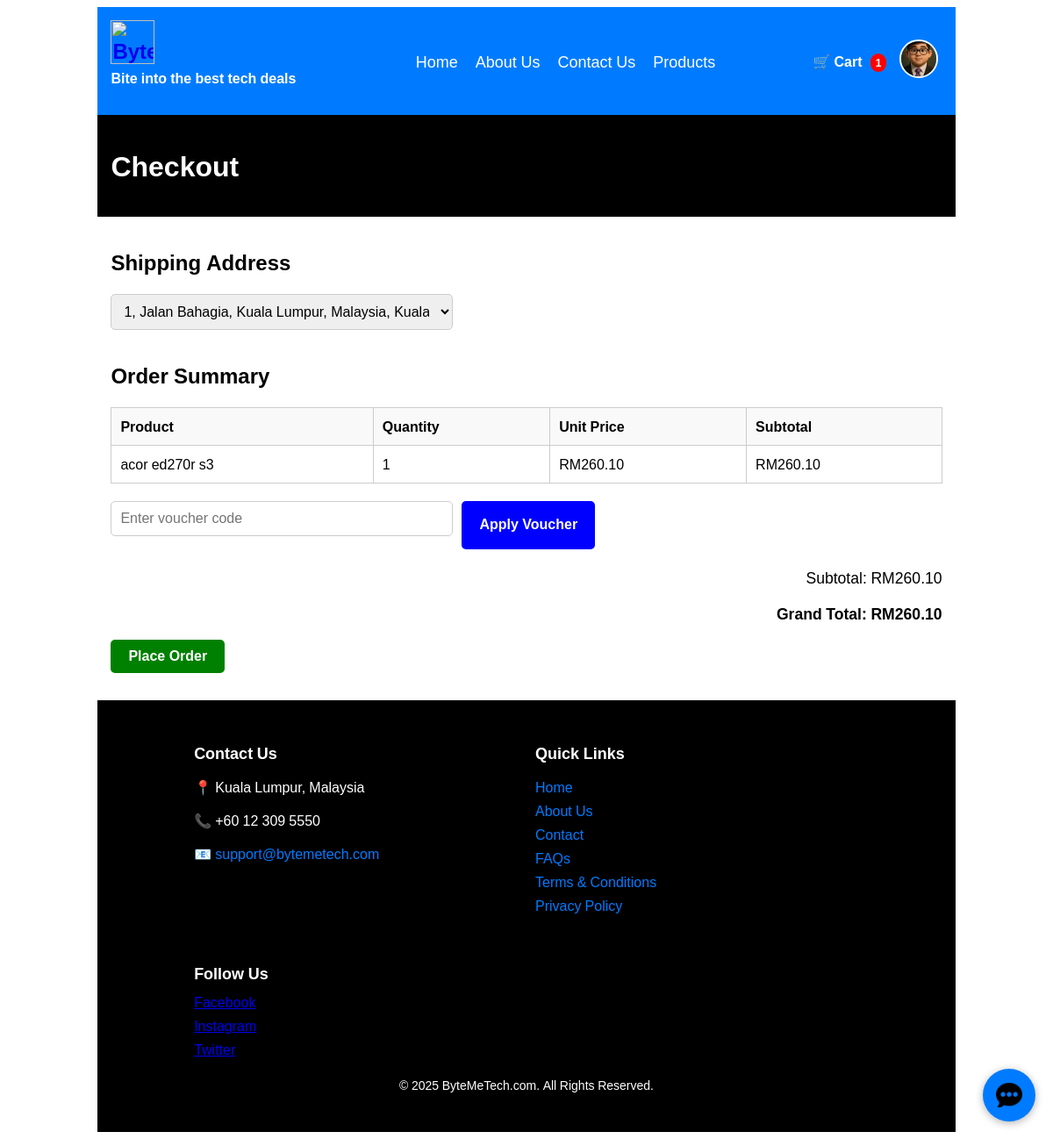
The app's page /page/checkout.php (signed in) with its own data.
### tables this page shows
CREATE TABLE `users` (
  `UID` int(11) NOT NULL,
  `USERNAME` varchar(50) NOT NULL,
  `FIRSTNAME` varchar(255) DEFAULT NULL,
  `LASTNAME` varchar(255) DEFAULT NULL,
  `GENDER` varchar(255) DEFAULT NULL,
  `EMAIL` varchar(255) DEFAULT NULL,
  `BIRTHDATE` date DEFAULT NULL,
  `PASSWORD` varchar(255) NOT NULL,
  `CREATED` datetime DEFAULT current_timestamp(),
  `LAST_LOGGEDIN` datetime DEFAULT NULL,
  `VERIFIED` tinyint(1) DEFAULT 0,
  `REMEMBER_ME_TOKEN` varchar(255) DEFAULT NULL,
  `PROFILE_PICTURE` varchar(255) DEFAULT '../images/default-profile.png'
);

CREATE TABLE `cart` (
  `CID` int(11) NOT NULL,
  `UID` int(11) NOT NULL,
  `PID` int(11) NOT NULL,
  `QUANTITY` int(11) DEFAULT 1,
  `CREATED_AT` timestamp NOT NULL DEFAULT current_timestamp(),
  `UPDATED_AT` timestamp NOT NULL DEFAULT current_timestamp() ON UPDATE current_timestamp()
);

CREATE TABLE `products` (
  `PID` int(11) NOT NULL,
  `PRODUCT_NAME` varchar(255) DEFAULT NULL,
  `PRODUCT_PRICE_REGULAR` decimal(10,2) DEFAULT NULL,
  `PRODUCT_PRICE_SALE` decimal(10,2) DEFAULT NULL,
  `PRODUCT_CATEGORY` varchar(255) DEFAULT NULL,
  `PRODUCT_SKU` varchar(255) DEFAULT NULL,
  `PRODUCT_STOCK_STATUS` varchar(255) DEFAULT NULL,
  `PRODUCT_SOLD_INDIVIDUALLY` tinyint(1) DEFAULT NULL,
  `PRODUCT_QUANTITY` int(11) DEFAULT NULL,
  `PRODUCT_BACKORDER` int(11) DEFAULT NULL,
  `PRODUCT_STOCK_ALERT` int(11) DEFAULT NULL,
  `PRODUCT_WEIGHT` decimal(10,2) DEFAULT NULL,
  `PRODUCT_DIMENSION_LENGTH` decimal(10,2) DEFAULT NULL,
  `PRODUCT_DIMENSION_WIDTH` decimal(10,2) DEFAULT NULL,
  `PRODUCT_DIMENSION_HEIGHT` decimal(10,2) DEFAULT NULL,
  `PRODUCT_UPSELLS` int(11) DEFAULT NULL,
  `PRODUCT_CROSS_SELLS` int(11) DEFAULT NULL,
  `PRODUCT_ATTRIBUTES` text DEFAULT NULL,
  `PRODUCT_IMAGE_PATH` text DEFAULT NULL,
  `PRODUCT_LIKES` int(11) DEFAULT 0,
  `PRODUCT_DESCRIPTION` text DEFAULT NULL,
  `PRODUCT_STATUS` varchar(255) DEFAULT NULL
);

### page/checkout.php (the view, shortened to what this page needs)
<?php
require_once "../includes/config.php";
$uid = $_SESSION["user_id"];
$stmt = $pdo->prepare("
    SELECT a.*, s.STATE_NAME, c.COUNTRY_NAME
    FROM Address a
    JOIN States s ON a.STATE_ID = s.STATE_ID
    JOIN Countries c ON a.COUNTRY_ID = c.COUNTRY_ID
    WHERE a.UID = :uid
");
$stmt->execute(["uid" => $uid]);
$addresses = $stmt->fetchAll();
$cart_items = [];
if (isset($_SESSION["buy_now"])) {
    $pid = (int) $_SESSION["buy_now"]["pid"];
    $qty = (int) $_SESSION["buy_now"]["qty"];
    $stmt = $pdo->prepare("SELECT * FROM products WHERE PID = :pid");
    $stmt->execute(["pid" => $pid]);
    $product = $stmt->fetch();
    if ($product) {
        $product["QUANTITY"] = $qty;
        $cart_items[] = $product;
    }
} else {
    $stmt = $pdo->prepare("
        SELECT c.*, p.PRODUCT_NAME, p.PRODUCT_PRICE_SALE, p.PRODUCT_PRICE_REGULAR
        FROM cart c
        JOIN products p ON c.PID = p.PID
        WHERE c.UID = :uid
    ");
    $stmt->execute(["uid" => $uid]);
    $cart_items = $stmt->fetchAll();
}
include "../includes/headers.php";
?>
<!DOCTYPE html>
<html lang="en">
<head>
</head>
<body class="bg-light">
<?php include "../includes/navbar.php"; ?>
<div class="container bg-dark">
    <h1 class="white-text">Checkout</h1>
</div>
<div class="container">
    <h2>Shipping Address</h2>
    <form method="post" action="place-order.php">
        <select name="address_id" class="input-field" required>
            <?php foreach ($addresses as $addr): ?>
                <option value="<?= $addr["ADDID"] ?>">
                    <?= htmlspecialchars("{$addr["UNIT_NUMBER"]}, {$addr["STREET"]}, {$addr["CITY"]}, {$addr["STATE_NAME"]}, {$addr["COUNTRY_NAME"]}") ?>
                </option>
            <?php endforeach; ?>
        </select>
        <h2>Order Summary</h2>
        <table>
            <thead>
                <tr>
                    <th>Product</th>
                    <th>Quantity</th>
                    <th>Unit Price</th>
                    <th>Subtotal</th>
                </tr>
            </thead>
            <tbody>
            <?php
            $total = 0;
            foreach ($cart_items as $item):
                $price = $item["PRODUCT_PRICE_SALE"] > 0 ? $item["PRODUCT_PRICE_SALE"] : $item["PRODUCT_PRICE_REGULAR"];
                $subtotal = $price * $item["QUANTITY"];
                $total += $subtotal;
            ?>
                <tr>
                    <td><?= htmlspecialchars($item["PRODUCT_NAME"]) ?></td>
                    <td><?= $item["QUANTITY"] ?></td>
                    <td>RM<?= number_format($price, 2) ?></td>
                    <td>RM<?= number_format($subtotal, 2) ?></td>
                </tr>
            <?php endforeach; ?>
            </tbody>
        </table>
        <div class="voucher-box">
            <?php if (!isset($_SESSION["voucher_code"])): ?>
                <input type="text" name="voucher_code" class="input-field" placeholder="Enter voucher code">
                <button type="submit" formaction="validate-voucher.php" class="btn btn-blue">Apply Voucher</button>
            <?php else: ?>
                <p>Voucher <strong><?= htmlspecialchars($_SESSION["voucher_code"]) ?></strong> applied. Discount: <strong>RM<?= number_format($_SESSION["voucher_discount"], 2) ?></strong></p>
                <a href="cancel-voucher.php" class="btn btn-red">Cancel Voucher</a>
            <?php endif; ?>
        </div>
        <div class="summary">
            <p>Subtotal: RM<?= number_format($total, 2) ?></p>
            <?php if (isset($_SESSION["voucher_discount"])): ?>
                <p>Discount: RM<?= number_format($_SESSION["voucher_discount"], 2) ?></p>
                <p><strong>Grand Total: RM<?= number_format($total - $_SESSION["voucher_discount"], 2) ?></strong></p>
                <input type="hidden" name="grand_total" value="<?= number_format($total - $_SESSION["voucher_discount"], 2, '.', '') ?>">
            <?php else: ?>
                <p><strong>Grand Total: RM<?= number_format($total, 2) ?></strong></p>
            <?php endif; ?>
        </div>
        <button type="submit" class="btn btn-green">Place Order</button>
    </form>
</div>
<?php include "../includes/footer.php"; ?>
</body>
</html>

### includes/navbar.php (shortened to what this page needs)
<?php
require_once "../includes/config.php";
$default_profile = "../images/default-profile.png";
$profile_picture = $default_profile;
if (isset($_SESSION['role']) && $_SESSION['role'] === 'admin') {
    $profile_picture = $default_profile;
} elseif (isset($_SESSION['role']) && $_SESSION['role'] === 'user') {
    $stmt = $pdo->prepare("SELECT PROFILE_PICTURE FROM users WHERE UID = :uid");
    $stmt->bindParam(":uid", $_SESSION["user_id"], PDO::PARAM_INT);
    $stmt->execute();
    $user = $stmt->fetch();
    if (!empty($user["PROFILE_PICTURE"])) {
        $profile_picture = $user["PROFILE_PICTURE"];
    }
}
?>
<?php
$cart_count = 0;
if (isset($_SESSION['user_id']) && $_SESSION['role'] === 'user') {
    $stmt = $pdo->prepare("SELECT SUM(QUANTITY) AS total FROM cart WHERE UID = ?");
    $stmt->execute([$_SESSION['user_id']]);
    $cart_count = $stmt->fetchColumn() ?? 0;
}
?>
<nav class="container navbar">
    <div class="logo">
        <a href="index.php">
            <img src="../images/ByteMe-Logo.png" alt="ByteMeTech Logo">
        </a>
        <p class="tagline white-text">Bite into the best tech deals</p>
    </div>
    <ul class="nav-links">
        <?php if (isset($_SESSION['role']) && $_SESSION['role'] === 'admin'): ?>
            <li><a href="admin-dashboard.php">Admin Dashboard</a></li>
            <li><a href="manage-users.php">Manage Users</a></li>
            <li><a href="manage-products.php">Manage Products</a></li>
            <li><a href="orders.php">Orders</a></li>
        <?php elseif (isset($_SESSION['role']) && $_SESSION['role'] === 'user'): ?>
            <li><a href="welcome.php">Home</a></li>
            <li><a href="about.php">About Us</a></li>
            <li><a href="contact.php">Contact Us</a></li>
            <li><a href="product.php">Products</a></li>
        <?php endif; ?>
    </ul>
    <div class="navbar-right">
        <?php if (isset($_SESSION['role']) && $_SESSION['role'] === 'user'): ?>
            <a href="cart.php" class="cart-link">
                🛒 Cart <span class="cart-count"><?= $cart_count ?></span>
            </a>
        <?php endif; ?>
        <?php if (isset($_SESSION['role'])): ?>
            <div class="profile-section">
                <img src="<?= htmlspecialchars($profile_picture) ?>?t=<?= time(); ?>"
                     class="profile-icon" id="profile-icon" alt="Profile">
            </div>
        <?php else: ?>
            <a href="login.php" class="btn btn-blue">Login</a>
        <?php endif; ?>
    </div>
</nav>
<div>
    <div id="chat-bubble">
        <img src="../images/chat-icon.png" alt="Chat" />
    </div>
</div>

### css/style.css (style rules this page uses)
body { font-family: "Noto Sans Georgian", sans-serif; }
.container { width: 80%; max-width: 1200px; margin: auto; padding: 15px; }
.white-text { color: white; }
.bg-dark { background-color: black; color: white; }
.btn { display: inline-block; padding: 10px 20px; border: none; cursor: pointer; text-decoration: none; font-size: 16px; border-radius: 5px; font-weight: bold; }
.btn-blue { background-color: blue; color: white; }
.btn-green { background-color: green; color: white; }
.navbar { background-color: #007bff; display: flex; justify-content: space-between; align-items: center; position: relative; }
.tagline { font-size: 16px; color: white; font-weight: bold; text-align: center; margin-top: 5px; }
.navbar .logo { font-size: 24px; color: white; font-weight: bold; }
.navbar .logo img { height: 50px; max-width: 200px; }
.nav-links { list-style: none; display: flex; gap: 20px; }
.nav-links li { display: inline; }
.nav-links a { color: white; text-decoration: none; font-size: 18px; }
.navbar-right { display: flex; align-items: center; gap: 15px; }
.input-field { width: 100%; padding: 10px; max-width: 390px; margin-bottom: 15px; border: 1px solid #ccc; border-radius: 5px; font-size: 16px; box-sizing:border-box }
.profile-icon { width: 40px; height: 40px; border-radius: 50%; cursor: pointer; border: 2px solid #fff; object-fit: cover; }
.cart-link { display: inline-block; margin-left: 15px; color: white; text-decoration: none; position: relative; font-weight: bold; }
.cart-count { background: red; color: white; font-size: 12px; padding: 2px 6px; border-radius: 12px; margin-left: 5px; }
#chat-bubble { position: fixed; bottom: 20px; right: 20px; background: #007bff; border-radius: 50%; width: 60px; height: 60px; cursor: pointer; box-shadow: 0 2px 10px rgba(0,0,0,0.3); display: flex; justify-content: center; align-items: center; z-index: 999; }
#chat-bubble img { width: 30px; }

### page/checkout.php (style rules this page uses)
table { width: 100%; border-collapse: collapse; margin-top: 20px; }
table th, table td { border: 1px solid #ccc; padding: 10px; text-align: left; }
table th { background-color: #f9f9f9; }
.summary { text-align: right; margin-top: 20px; font-size: 1.1em; }
.voucher-box { display: flex; gap: 10px; margin-top: 20px; }
.voucher-box input[type="text"] { flex: 1; }

### records on screen
users: PROFILE_PICTURE (picture)
cart: PID.PRODUCT_NAME "acor ed270r s3", QUANTITY "1", PID.PRODUCT_PRICE_SALE "260.10"

### other values on screen
$cart_count "1"
$total "260.10"
form field address_id "1, Jalan Bahagia, Kuala Lumpur, Malaysia, Kuala Lumpur, Malaysia"
